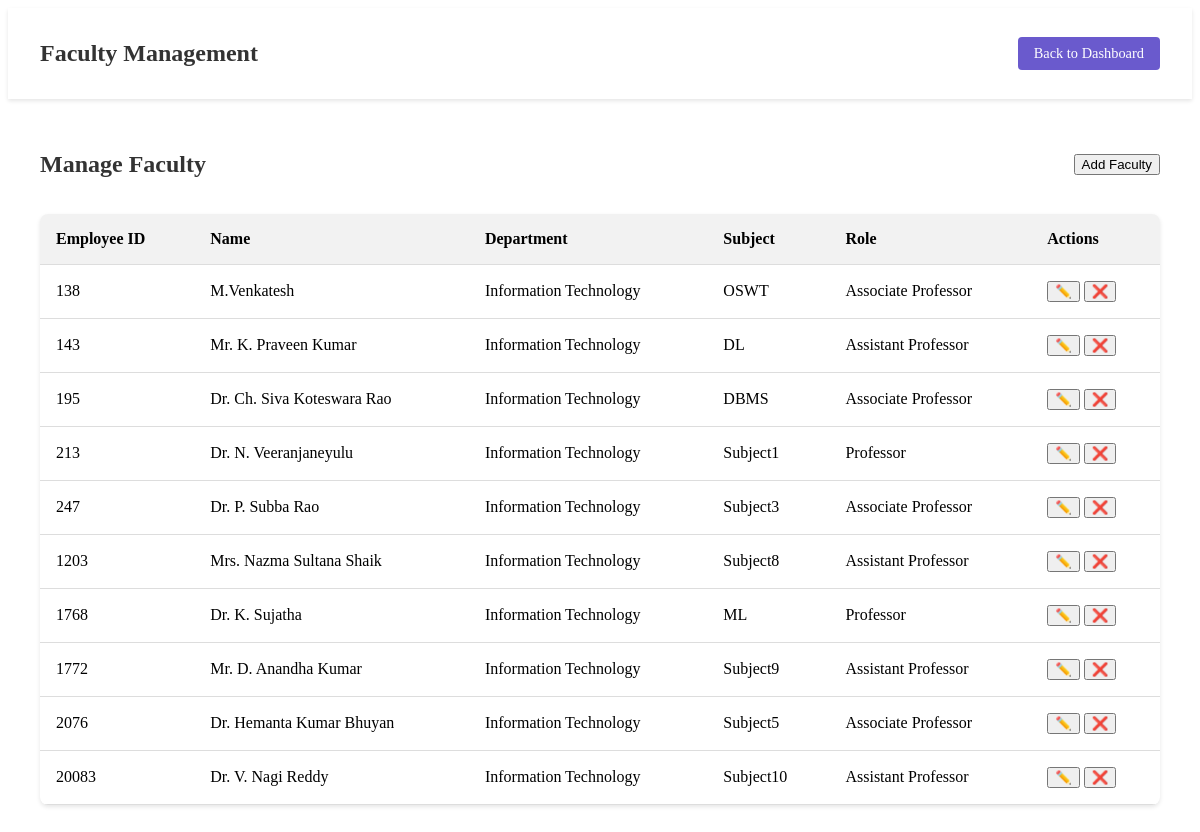
The page /faculity.php on the database its author committed.
### tables this page shows
CREATE TABLE `credentials` (
  `employee_id` int(10) NOT NULL,
  `password` varchar(250) NOT NULL,
  `emp_name` varchar(255) NOT NULL,
  `role` varchar(255) NOT NULL,
  `sub_name` varchar(100) DEFAULT NULL,
  `profile_image` varchar(255) DEFAULT NULL,
  `department` varchar(255) DEFAULT NULL,
  `Email` varchar(100) NOT NULL
);

### faculity.php (the view, shortened to what this page needs)
<?php
$host = 'localhost';
$username = 'root';
$password = '';
$dbname = 'employeedb';
$conn = new mysqli($host, $username, $password, $dbname);
?>
<!DOCTYPE html>
<html lang="en">
<head>
    <link rel="stylesheet" href="faculity.css">
</head>
<body>
    <div class="navbar">
        <h1>Faculty Management</h1>
        <a href="dashboard.php" class="back-button">Back to Dashboard</a>
    </div>
    <div class="container">
        <div class="header">
            <h2>Manage Faculty</h2>
            <button id="addFacultyBtn" onclick="showModal()">Add Faculty</button>
        </div>
        <table class="table">
            <thead>
                <tr>
                    <th>Employee ID</th>
                    <th>Name</th>
                    <th>Department</th>
                    <th>Subject</th>
                    <th>Role</th>
                    <th>Actions</th>
                </tr>
            </thead>
            <tbody id="facultyTable">
                <?php
                $sql = "SELECT * FROM credentials";
                $result = $conn->query($sql);
                while ($row = $result->fetch_assoc()) : ?>
                <tr id="row-<?php echo $row['employee_id']; ?>">
                    <td><?php echo $row['employee_id']; ?></td>
                    <td><?php echo $row['emp_name']; ?></td>
                    <td><?php echo $row['department']; ?></td>
                    <td><?php echo $row['sub_name']; ?></td>
                    <td><?php echo $row['role']; ?></td>
                    <td>
                        <button onclick='editFaculty(<?php echo json_encode($row); ?>)'>✏️</button>
                        <button onclick="deleteFaculty(<?php echo $row['employee_id']; ?>)">❌</button>
                    </td>
                </tr>
                <?php endwhile; ?>
            </tbody>
        </table>
    </div>
</body>
</html>

### faculity.css (style rules this page uses)
.navbar { background-color: #ffffff; padding: 1rem 2rem; display: flex; justify-content: space-between; align-items: center; box-shadow: 0 2px 4px rgba(0, 0, 0, 0.1); }
.navbar h1 { font-size: 1.5rem; color: #333333; }
.navbar .back-button { background-color: #6A5ACD; color: #ffffff; padding: 0.5rem 1rem; text-decoration: none; border-radius: 4px; font-size: 0.9rem; }
.container { padding: 2rem; }
.header { display: flex; justify-content: space-between; align-items: center; margin-bottom: 1rem; }
.header h2 { font-size: 1.5rem; color: #333333; }
.table { width: 100%; border-collapse: collapse; background-color: #ffffff; box-shadow: 0 2px 4px rgba(0, 0, 0, 0.1); border-radius: 8px; overflow: hidden; }
.table th, .table td { padding: 1rem; text-align: left; border-bottom: 1px solid #dddddd; }
.table th { background-color: #f2f2f2; }

### rows shown on the page
credentials: employee_id "138", emp_name "M.Venkatesh", department "Information Technology", sub_name "OSWT", role "Associate Professor"
credentials: employee_id "143", emp_name "Mr. K. Praveen Kumar", department "Information Technology", sub_name "DL", role "Assistant Professor"
credentials: employee_id "195", emp_name "Dr. Ch. Siva Koteswara Rao", department "Information Technology", sub_name "DBMS", role "Associate Professor"
credentials: employee_id "213", emp_name "Dr. N. Veeranjaneyulu", department "Information Technology", sub_name "Subject1", role "Professor"
credentials: employee_id "247", emp_name "Dr. P. Subba Rao", department "Information Technology", sub_name "Subject3", role "Associate Professor"
credentials: employee_id "1203", emp_name "Mrs. Nazma Sultana Shaik", department "Information Technology", sub_name "Subject8", role "Assistant Professor"
credentials: employee_id "1768", emp_name "Dr. K. Sujatha", department "Information Technology", sub_name "ML", role "Professor"
credentials: employee_id "1772", emp_name "Mr. D. Anandha Kumar", department "Information Technology", sub_name "Subject9", role "Assistant Professor"
credentials: employee_id "2076", emp_name "Dr. Hemanta Kumar Bhuyan", department "Information Technology", sub_name "Subject5", role "Associate Professor"
credentials: employee_id "20083", emp_name "Dr. V. Nagi Reddy", department "Information Technology", sub_name "Subject10", role "Assistant Professor"
